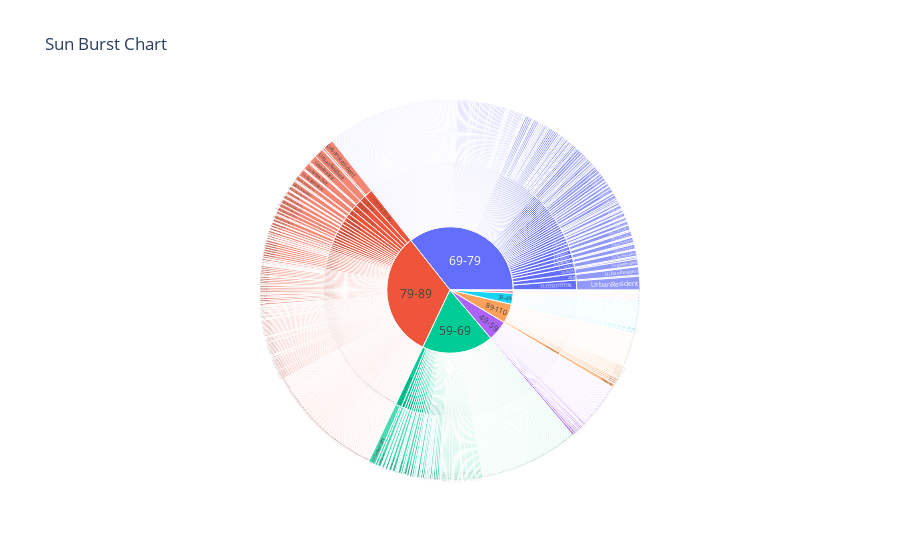

Notebook code for this chart:
### Markdown cell above
# Q59: Using Sunburst chart display patients Age group, occupation and BMI Group

### Code cell
df = pd.read_excel('Cardiac_Outcomes.xlsx', 'Demography')
print(df)
df = df.dropna()
fig = px.sunburst(df, path=['ageCat', 'BMI','occupation'], title='Sun Burst Chart')
fig.show()

### Figure 1 — Plotly figure (JSON) as saved in the notebook; plotly's stock layout.template omitted (floating-point values rounded to 4 significant figures; data arrays with more than 128 entries replaced by an {"elided": "..."} marker saying what was removed)
{"data": [{"branchvalues": "total", "domain": {"x": [0, 1], "y": [0, 1]}, "hovertemplate": "labels=%{label}<br>count=%{value}<br>parent=%{parent}<br>id=%{id}<extra></extra>", "ids": {"elided": "2422 str values"}, "labels": {"elided": "2422 str values"}, "name": "", "parents": {"elided": "2422 str values"}, "type": "sunburst", "values": {"elided": "2422 int values"}}], "layout": {"autosize": true, "legend": {"tracegroupgap": 0}, "title": {"text": "Sun Burst Chart"}}}
